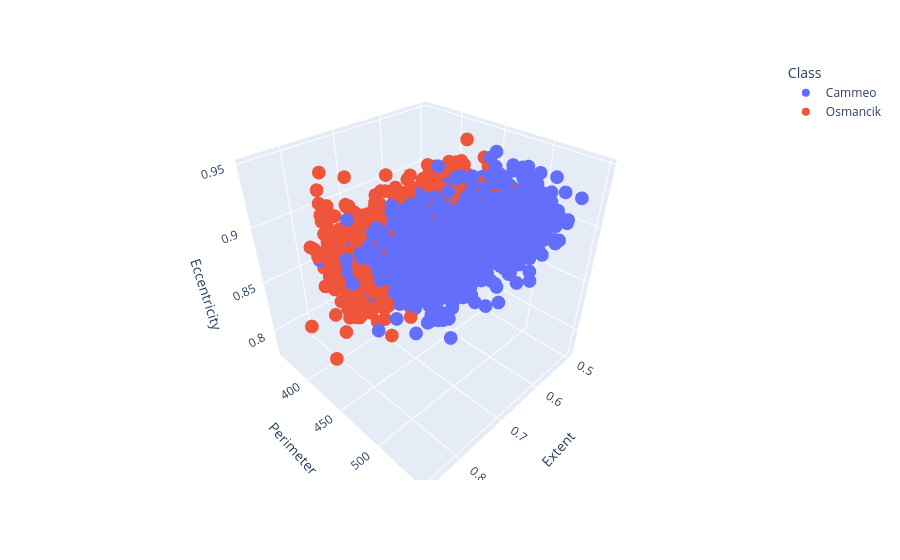

Write notebook code for a chart like this one.
### Code cell
#@title Plot three features in 3D by entering their names and running this cell

x_axis_data = 'Extent'  # @param {type: "string"}
y_axis_data = 'Perimeter'  # @param {type: "string"}
z_axis_data = 'Eccentricity'  # @param {type: "string"}

px.scatter_3d(
    rice_dataset,
    x=x_axis_data,
    y=y_axis_data,
    z=z_axis_data,
    color='Class',
).show()

### Figure 1 — Plotly figure (JSON) as saved in the notebook; plotly's stock layout.template omitted (floating-point values rounded to 4 significant figures; data arrays with more than 128 entries replaced by an {"elided": "..."} marker saying what was removed)
{"data": [{"hovertemplate": "Class=Cammeo<br>Extent=%{x}<br>Perimeter=%{y}<br>Eccentricity=%{z}<extra></extra>", "legendgroup": "Cammeo", "marker": {"color": "#636efa", "symbol": "circle"}, "mode": "markers", "name": "Cammeo", "scene": "scene", "showlegend": true, "type": "scatter3d", "x": {"elided": "1630 float values"}, "y": {"elided": "1630 float values"}, "z": {"elided": "1630 float values"}}, {"hovertemplate": "Class=Osmancik<br>Extent=%{x}<br>Perimeter=%{y}<br>Eccentricity=%{z}<extra></extra>", "legendgroup": "Osmancik", "marker": {"color": "#EF553B", "symbol": "circle"}, "mode": "markers", "name": "Osmancik", "scene": "scene", "showlegend": true, "type": "scatter3d", "x": {"elided": "2180 float values"}, "y": {"elided": "2180 float values"}, "z": {"elided": "2180 float values"}}], "layout": {"legend": {"title": {"text": "Class"}, "tracegroupgap": 0}, "margin": {"t": 60}, "scene": {"domain": {"x": [0, 1], "y": [0, 1]}, "xaxis": {"title": {"text": "Extent"}}, "yaxis": {"title": {"text": "Perimeter"}}, "zaxis": {"title": {"text": "Eccentricity"}}}}}
